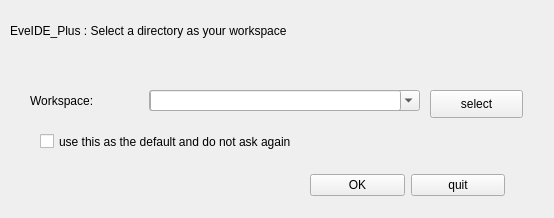
<?xml version="1.0" encoding="UTF-8"?>
<ui version="4.0">
 <class>SelectWorkspace</class>
 <widget class="QWidget" name="SelectWorkspace">
  <property name="geometry">
   <rect>
    <x>0</x>
    <y>0</y>
    <width>554</width>
    <height>218</height>
   </rect>
  </property>
  <property name="windowTitle">
   <string>SelectWorkspace</string>
  </property>
  <widget class="QLabel" name="label">
   <property name="enabled">
    <bool>true</bool>
   </property>
   <property name="geometry">
    <rect>
     <x>10</x>
     <y>10</y>
     <width>491</width>
     <height>41</height>
    </rect>
   </property>
   <property name="maximumSize">
    <size>
     <width>16777215</width>
     <height>16777214</height>
    </size>
   </property>
   <property name="styleSheet">
    <string notr="true">font: 18pt &quot;Agency FB&quot;;
</string>
   </property>
   <property name="text">
    <string>EveIDE_Plus : Select a directory as your workspace</string>
   </property>
  </widget>
  <widget class="QComboBox" name="workspace_comboBox">
   <property name="geometry">
    <rect>
     <x>149</x>
     <y>90</y>
     <width>271</width>
     <height>21</height>
    </rect>
   </property>
  </widget>
  <widget class="QCheckBox" name="useAsDefault_checkBox">
   <property name="geometry">
    <rect>
     <x>40</x>
     <y>130</y>
     <width>317</width>
     <height>23</height>
    </rect>
   </property>
   <property name="styleSheet">
    <string notr="true">font: 8pt &quot;Corbel&quot;;
</string>
   </property>
   <property name="text">
    <string>use this as the default and do not ask again</string>
   </property>
  </widget>
  <widget class="QPushButton" name="select_pushButton">
   <property name="geometry">
    <rect>
     <x>430</x>
     <y>90</y>
     <width>93</width>
     <height>28</height>
    </rect>
   </property>
   <property name="text">
    <string>select</string>
   </property>
  </widget>
  <widget class="QLabel" name="label_2">
   <property name="geometry">
    <rect>
     <x>30</x>
     <y>90</y>
     <width>106</width>
     <height>21</height>
    </rect>
   </property>
   <property name="styleSheet">
    <string notr="true">font: 11pt &quot;Arial Rounded MT Bold&quot;;</string>
   </property>
   <property name="text">
    <string>Workspace:</string>
   </property>
  </widget>
  <widget class="QLineEdit" name="workspace_lineEdit">
   <property name="geometry">
    <rect>
     <x>150</x>
     <y>90</y>
     <width>251</width>
     <height>21</height>
    </rect>
   </property>
  </widget>
  <widget class="QWidget" name="layoutWidget">
   <property name="geometry">
    <rect>
     <x>310</x>
     <y>170</y>
     <width>195</width>
     <height>30</height>
    </rect>
   </property>
   <layout class="QHBoxLayout" name="horizontalLayout">
    <item>
     <widget class="QPushButton" name="ok_pushButton">
      <property name="text">
       <string>OK</string>
      </property>
     </widget>
    </item>
    <item>
     <widget class="QPushButton" name="cancel_pushButton">
      <property name="text">
       <string>quit</string>
      </property>
     </widget>
    </item>
   </layout>
  </widget>
 </widget>
 <resources/>
 <connections/>
</ui>
